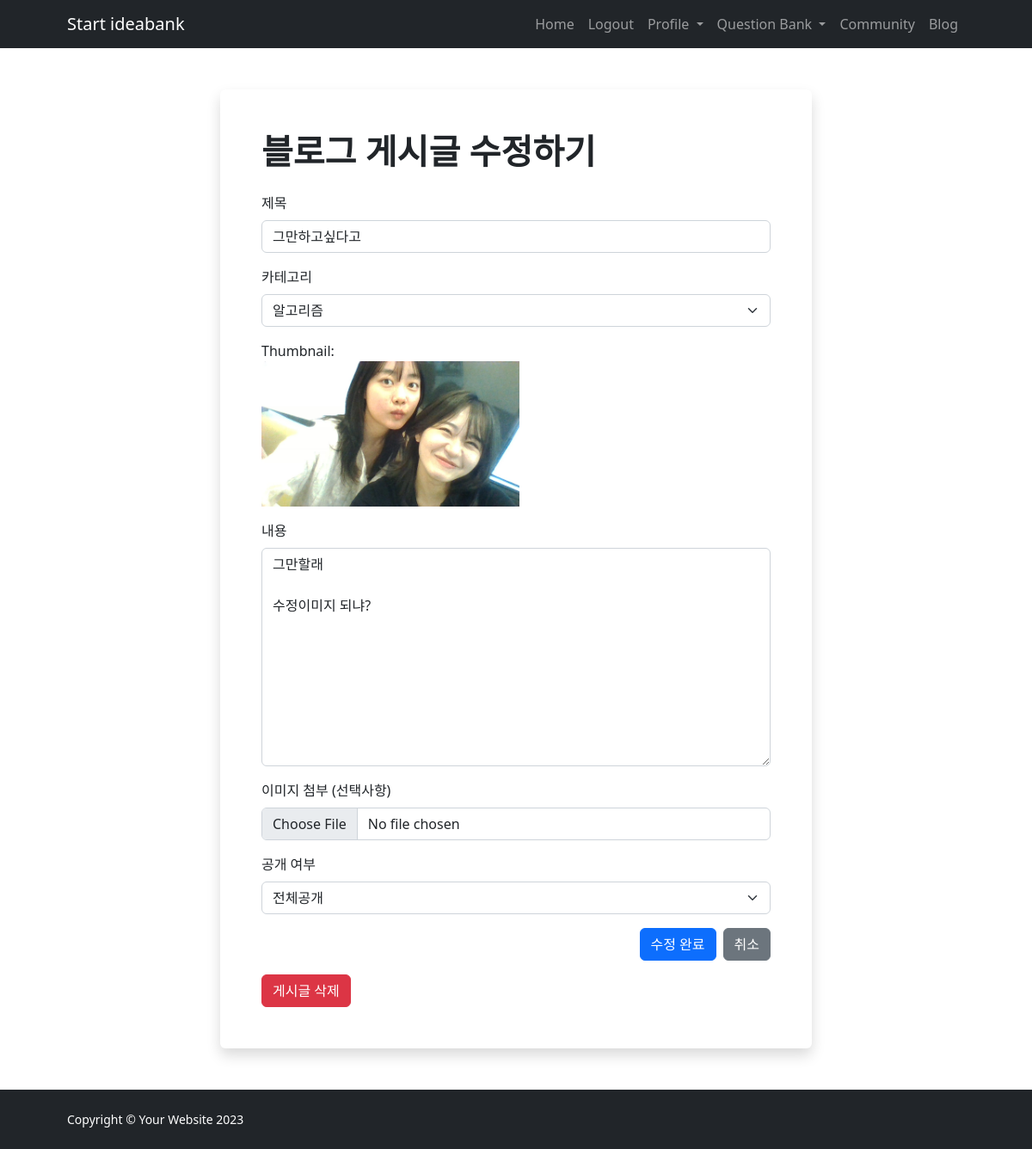
The page /blog/edit/3/ (signed in) on the database its author committed.
### IBK_ossproject/models.py (models this page shows, shortened)
class BlogPost(models.Model):
    VISIBILITY_CHOICES = [
        ('public', '전체공개'),
        ('private', '나만 보기'),
    ]
    author = models.ForeignKey(User, on_delete=models.CASCADE)
    title = models.CharField(max_length=200)
    category = models.CharField(max_length=100)
    content = models.TextField()
    image = models.ImageField(upload_to='blog_images/', blank=True, null=True)
    created_at = models.DateTimeField(auto_now_add=True)
    visibility = models.CharField(max_length=10, choices=VISIBILITY_CHOICES, default='public')  # 공개 여부 추가
    contest_id = models.CharField(max_length=20, blank=True, null=True)
    index = models.CharField(max_length=10, blank=True, null=True)
    problem_name = models.CharField(max_length=200, blank=True, null=True)
    tags = models.CharField(max_length=200, blank=True, null=True)

### IBK_ossproject/views.py (the view)
# urls.py: path('blog/edit/<int:pk>/', views.blog_edit, name='blog_edit'),
@login_required
def blog_edit(request, pk):
    blog_post = get_object_or_404(BlogPost, pk=pk)
    if blog_post.author != request.user:
        messages.error(request, "You are not authorized to edit this blog post.")
        return redirect('blog_post')
    if request.method == 'POST':
        form = BlogPostForm(request.POST, request.FILES, instance=blog_post, user=request.user)
        if form.is_valid():
            form.save()
            messages.success(request, "Blog post updated successfully.")
            source = request.GET.get('source', 'blog')
            if source == 'user_problem':
                return redirect('user_problem')
            else:
                return redirect('blog_post')
    else:
        form = BlogPostForm(instance=blog_post, user=request.user)
    return render(request, 'blog_edit.html', {'form': form, 'blog_post': blog_post})

### IBK_ossproject/forms.py (shortened to what this page needs)
class BlogPostForm(forms.ModelForm):
    class Meta:
        model = BlogPost
        fields = ['title', 'category', 'content', 'image', 'visibility']
        widgets = {
            'content': forms.Textarea(attrs={'rows': 5}),
        }
    def __init__(self, *args, **kwargs):
        self.user = kwargs.pop('user', None)  # user를 kwargs에서 꺼내옵니다.
        super(BlogPostForm, self).__init__(*args, **kwargs)

### templates/blog_edit.html (shortened to what this page needs)
{% extends "base.html" %}
{% block content %}
<section class="py-5">
    <div class="container px-5">
        <div class="row justify-content-center">
            <div class="col-lg-8">
                <div class="card shadow border-0">
                    <div class="card-body p-5">
                        <h1 class="fw-bolder mb-4">블로그 게시글 수정하기</h1>
                        <form method="POST" action="" enctype="multipart/form-data">
                            <div class="mb-3">
                                <label for="title" class="form-label">제목</label>
                                <input type="text" class="form-control" id="title" name="title" value="{{ form.title.value }}" required>
                            </div>
                            <div class="mb-3">
                                <label for="category" class="form-label">카테고리</label>
                                <select class="form-select" id="category" name="category" required>
                                    <option value="알고리즘" {% if form.category.value == "알고리즘" %}selected{% endif %}>알고리즘</option>
                                </select>
                            </div>
                            <div class="mb-3">
                                {% if blog_post.image %}
                                    <div class="mb-3">
                                        <label>Thumbnail:</label><br>
                                        <img src="{{ blog_post.image.url }}" alt="Current Image" style="max-width: 300px;">
                                    </div>
                                {% endif %}
                                <label for="content" class="form-label">내용</label>
                                <textarea class="form-control" id="content" name="content" rows="10" required>{{ form.content.value }}</textarea>
                            </div>
                            <div class="mb-3">
                                <label for="image" class="form-label">이미지 첨부 (선택사항)</label>
                                <input type="file" class="form-control" id="image" name="image">
                            </div>
                            <div class="mb-3">
                                <label for="visibility" class="form-label">공개 여부</label>
                                <select class="form-select" id="visibility" name="visibility" required>
                                    <option value="public" {% if form.visibility.value == "public" %}selected{% endif %}>전체공개</option>
                                </select>
                            </div>
                            <div class="d-flex justify-content-end">
                                <button type="submit" class="btn btn-primary me-2">수정 완료</button>
                                <a href="{% url 'blog_post' %}" class="btn btn-secondary">취소</a>
                            </div>
                        </form>
                        <form method="POST" action="{% url 'blog_delete' blog_post.pk %}" class="mt-3">
                            <button type="submit" class="btn btn-danger">게시글 삭제</button>
                        </form>
                    </div>
                </div>
            </div>
        </div>
    </div>
</section>
{% endblock %}

### rows shown on the page
BlogPost: title "그만하고싶다고", image (picture), content "그만할래 수정이미지 되냐?", visibility "전체공개"
